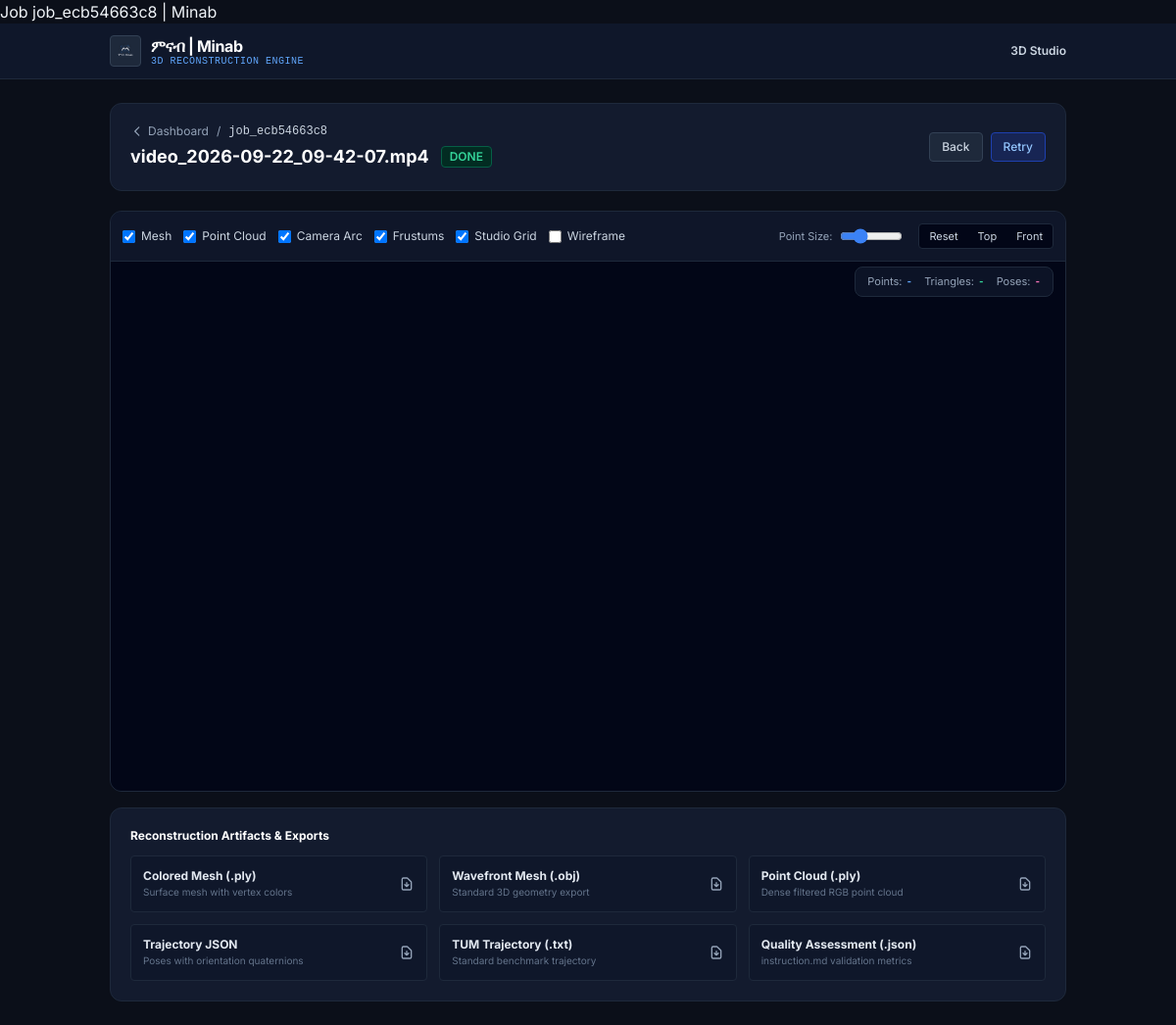
Screenshot of /jobs/job_ecb54663c8 with the database file from the repository.
### tables this page shows
CREATE TABLE jobs (
            id           TEXT PRIMARY KEY,
            dataset_id   TEXT NOT NULL REFERENCES datasets(id),
            status       TEXT NOT NULL,
            stage        TEXT,
            progress     REAL DEFAULT 0.0,
            error        TEXT,
            result_id    TEXT,
            frame_stride INTEGER DEFAULT 2,
            max_frames   INTEGER,
            camera_config TEXT DEFAULT 'configs/camera_default.yaml',
            created_at   TEXT NOT NULL,
            started_at   TEXT,
            finished_at  TEXT
        );

CREATE TABLE datasets (
            id           TEXT PRIMARY KEY,
            source_type  TEXT NOT NULL,
            filename     TEXT NOT NULL,
            stored_path  TEXT NOT NULL,
            has_telemetry INTEGER DEFAULT 0,
            mission_id   TEXT,
            created_at   TEXT NOT NULL
        );

### backend/routes/pages.py (the view)
@pages_bp.route("/jobs/<job_id>")
def job_page(job_id: str):
    conn = get_db_connection()
    cursor = conn.cursor()
    cursor.execute(
        """
        SELECT j.*, d.filename as dataset_filename, d.source_type
        FROM jobs j
        JOIN datasets d ON j.dataset_id = d.id
        WHERE j.id = ?
        """,
        (job_id,)
    )
    job = dict_from_row(cursor.fetchone())
    if not job:
        conn.close()
        abort(404, description="Job not found")
    result = None
    if job.get("result_id"):
        cursor.execute("SELECT * FROM results WHERE id = ?", (job["result_id"],))
        result = dict_from_row(cursor.fetchone())
    conn.close()
    return render_template("job.html", job=job, result=result)

### backend/db.py (called while the page is built)
def get_db_connection() -> sqlite3.Connection:
    os.makedirs(os.path.dirname(DB_PATH), exist_ok=True)
    conn = sqlite3.connect(DB_PATH, timeout=10.0)
    conn.row_factory = sqlite3.Row
    return conn

def dict_from_row(row: Optional[sqlite3.Row]) -> Optional[Dict[str, Any]]:
    return dict(row) if row is not None else None

### backend/templates/job.html (shortened to what this page needs)
{% block title %}Job {{ job.id }} | Minab{% endblock %}
{% extends "base.html" %}
{% block content %}
<div class="space-y-5">
    <div class="flex items-center justify-between flat-panel rounded-xl p-4 sm:p-5">
        <div>
            <div class="flex items-center gap-2 text-xs text-slate-400 mb-1">
                <a href="/" class="hover:text-white flex items-center gap-1">
                    <svg class="w-3.5 h-3.5" fill="none" stroke="currentColor" viewBox="0 0 24 24"><path stroke-linecap="round" stroke-linejoin="round" stroke-width="2" d="M15 19l-7-7 7-7"/></svg>
                    Dashboard
                </a>
                <span>/</span>
                <span class="text-slate-300 font-mono">{{ job.id }}</span>
            </div>
            <h1 class="text-lg font-bold text-white flex items-center gap-3">
                <span>{{ job.dataset_filename or 'source.mp4' }}</span>
                <span id="jobStatusBadge" class="text-xs px-2 py-0.5 rounded font-semibold border
                    {% if job.status == 'done' %}bg-emerald-950 text-emerald-400 border-emerald-800
                    {% elif job.status == 'running' %}bg-blue-950 text-blue-400 border-blue-800
                    {% elif job.status == 'failed' %}bg-rose-950 text-rose-400 border-rose-800
                    {% else %}bg-slate-800 text-slate-400 border-slate-700{% endif %}">
                    {{ job.status|upper }}
                </span>
            </h1>
        </div>
        <div class="flex items-center gap-2">
            <a href="/" class="px-3 py-1.5 rounded text-xs font-medium text-slate-300 bg-slate-800 hover:bg-slate-700 border border-slate-700 transition-colors">
                Back
            </a>
            {% if job.status == 'failed' or result %}
            <button id="retryBtn" class="px-3 py-1.5 rounded text-xs font-medium text-blue-300 bg-blue-950 hover:bg-blue-900 border border-blue-800 transition-colors flex items-center gap-1">
                Retry
            </button>
            {% endif %}
        </div>
    </div>
    <div id="resultCard" class="space-y-4 {% if job.status != 'done' %}hidden{% endif %}">
        <div class="flat-panel rounded-xl overflow-hidden relative border border-slate-800">
            <div class="bg-slate-900/95 border-b border-slate-800 p-3 flex flex-wrap items-center justify-between gap-3 text-xs">
                <div class="flex flex-wrap items-center gap-3">
                    <label class="flex items-center gap-1.5 cursor-pointer select-none text-slate-300 hover:text-white">
                        <input type="checkbox" id="chkMesh" checked class="rounded border-slate-700 text-blue-600 focus:ring-0">
                        <span>Mesh</span>
                    </label>
                    <label class="flex items-center gap-1.5 cursor-pointer select-none text-slate-300 hover:text-white">
                        <input type="checkbox" id="chkCloud" checked class="rounded border-slate-700 text-blue-600 focus:ring-0">
                        <span>Point Cloud</span>
                    </label>
                    <label class="flex items-center gap-1.5 cursor-pointer select-none text-slate-300 hover:text-white">
                        <input type="checkbox" id="chkTraj" checked class="rounded border-slate-700 text-pink-600 focus:ring-0">
                        <span>Camera Arc</span>
                    </label>
                    <label class="flex items-center gap-1.5 cursor-pointer select-none text-slate-300 hover:text-white">
                        <input type="checkbox" id="chkFrustums" checked class="rounded border-slate-700 text-cyan-600 focus:ring-0">
                        <span>Frustums</span>
                    </label>
                    <label class="flex items-center gap-1.5 cursor-pointer select-none text-slate-300 hover:text-white">
                        <input type="checkbox" id="chkGrid" checked class="rounded border-slate-700 text-blue-600 focus:ring-0">
                        <span>Studio Grid</span>
                    </label>
                    <label class="flex items-center gap-1.5 cursor-pointer select-none text-slate-300 hover:text-white">
                        <input type="checkbox" id="chkWired" class="rounded border-slate-700 text-amber-600 focus:ring-0">
                        <span>Wireframe</span>
                    </label>
                </div>
                <div class="flex items-center gap-4">
                    <div class="flex items-center gap-2">
                        <span class="text-[11px] text-slate-400">Point Size:</span>
                        <input type="range" id="pointSizeSlider" min="0.005" max="0.08" step="0.005" value="0.025" class="w-16 accent-blue-500 cursor-pointer">
                    </div>
                    <div class="flex items-center gap-1 bg-slate-950 p-0.5 rounded border border-slate-800">
                        <button id="btnResetView" title="Reset Camera View" class="px-2 py-0.5 rounded text-[11px] text-slate-300 hover:text-white hover:bg-slate-800 transition-colors">
                            Reset
                        </button>
                        <button id="btnTopView" title="Top-Down View" class="px-2 py-0.5 rounded text-[11px] text-slate-300 hover:text-white hover:bg-slate-800 transition-colors">
                            Top
                        </button>
                        <button id="btnFrontView" title="Front Level View" class="px-2 py-0.5 rounded text-[11px] text-slate-300 hover:text-white hover:bg-slate-800 transition-colors">
                            Front
                        </button>
                    </div>
                </div>
            </div>
            <div class="absolute top-14 right-3 z-10 bg-slate-900/85 backdrop-blur-md px-3 py-1.5 rounded-lg border border-slate-800 flex items-center gap-3 text-[11px]">
                <div class="flex items-center gap-1">
                    <span class="text-slate-400">Points:</span>
                    <span id="stat-points-count" class="font-mono text-blue-400 font-bold">-</span>
                </div>
                <div class="flex items-center gap-1">
                    <span class="text-slate-400">Triangles:</span>
                    <span id="stat-triangles-count" class="font-mono text-emerald-400 font-bold">-</span>
                </div>
                <div class="flex items-center gap-1">
                    <span class="text-slate-400">Poses:</span>
                    <span id="stat-trajectory-count" class="font-mono text-pink-400 font-bold">-</span>
                </div>
            </div>
            <div id="viewerCanvasContainer" class="w-full h-[540px] bg-slate-950"></div>
        </div>
        <div class="flat-panel rounded-xl p-5 space-y-3">
            <h3 class="text-xs font-bold text-white">Reconstruction Artifacts & Exports</h3>
            <div class="grid grid-cols-1 sm:grid-cols-3 gap-3" id="downloadLinks">
                {% if result %}
                <a href="/files/{{ result.id }}/reconstructed_mesh.ply" download class="p-3 rounded bg-slate-900 border border-slate-800 hover:border-blue-500 transition-colors flex items-center justify-between text-xs group">
                    <div>
                        <div class="font-bold text-slate-200 group-hover:text-blue-400">Colored Mesh (.ply)</div>
                        <span class="text-[10px] text-slate-500">Surface mesh with vertex colors</span>
                    </div>
                </a>
                <a href="/files/{{ result.id }}/reconstructed_mesh.obj" download class="p-3 rounded bg-slate-900 border border-slate-800 hover:border-blue-500 transition-colors flex items-center justify-between text-xs group">
                    <div>
                        <div class="font-bold text-slate-200 group-hover:text-blue-400">Wavefront Mesh (.obj)</div>
                        <span class="text-[10px] text-slate-500">Standard 3D geometry export</span>
                    </div>
                </a>
                <a href="/files/{{ result.id }}/fused_point_cloud.ply" download class="p-3 rounded bg-slate-900 border border-slate-800 hover:border-blue-500 transition-colors flex items-center justify-between text-xs group">
                    <div>
                        <div class="font-bold text-slate-200 group-hover:text-blue-400">Point Cloud (.ply)</div>
                        <span class="text-[10px] text-slate-500">Dense filtered RGB point cloud</span>
                    </div>
                </a>
                <a href="/files/{{ result.id }}/camera_trajectory.json" download class="p-3 rounded bg-slate-900 border border-slate-800 hover:border-blue-500 transition-colors flex items-center justify-between text-xs group">
                    <div>
                        <div class="font-bold text-slate-200 group-hover:text-blue-400">Trajectory JSON</div>
                        <span class="text-[10px] text-slate-500">Poses with orientation quaternions</span>
                    </div>
                </a>
                <a href="/files/{{ result.id }}/camera_trajectory.txt" download class="p-3 rounded bg-slate-900 border border-slate-800 hover:border-blue-500 transition-colors flex items-center justify-between text-xs group">
                    <div>
                        <div class="font-bold text-slate-200 group-hover:text-blue-400">TUM Trajectory (.txt)</div>
                        <span class="text-[10px] text-slate-500">Standard benchmark trajectory</span>
                    </div>
                </a>
                <a href="/files/{{ result.id }}/input_assessment.json" download class="p-3 rounded bg-slate-900 border border-slate-800 hover:border-blue-500 transition-colors flex items-center justify-between text-xs group">
                    <div>
                        <div class="font-bold text-slate-200 group-hover:text-blue-400">Quality Assessment (.json)</div>
                        <span class="text-[10px] text-slate-500">instruction.md validation metrics</span>
                    </div>
                </a>
                {% endif %}
            </div>
        </div>
    </div>
</div>
{% endblock %}

### backend/templates/base.html (style rules this page uses)
body { font-family: "Google Sans", "Product Sans", "Inter", system-ui, -apple-system, sans-serif; background-color: #0b0f19; color: #f1f5f9; }
.flat-panel { background-color: #131b2e; border: 1px solid #1e293b; }

### rows the page displays
jobs: id "job_ecb54663c8", status "DONE"
datasets: filename "video_2026-09-22_09-42-07.mp4"
